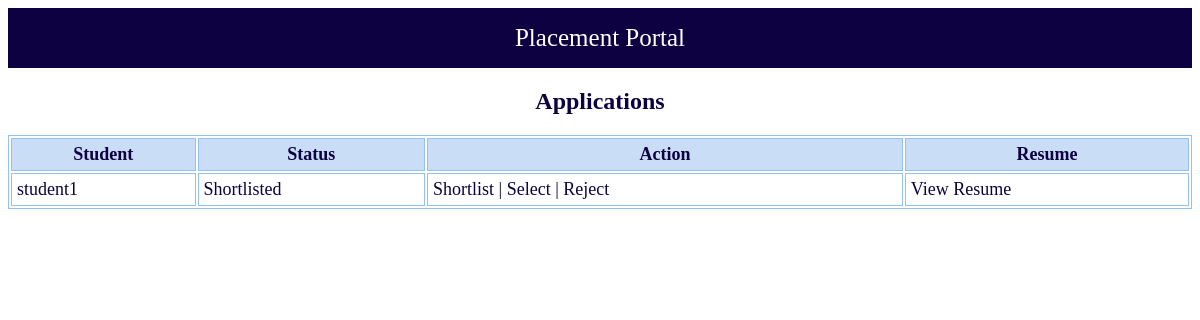
The app's page /company/applications/1 (signed in), older data.
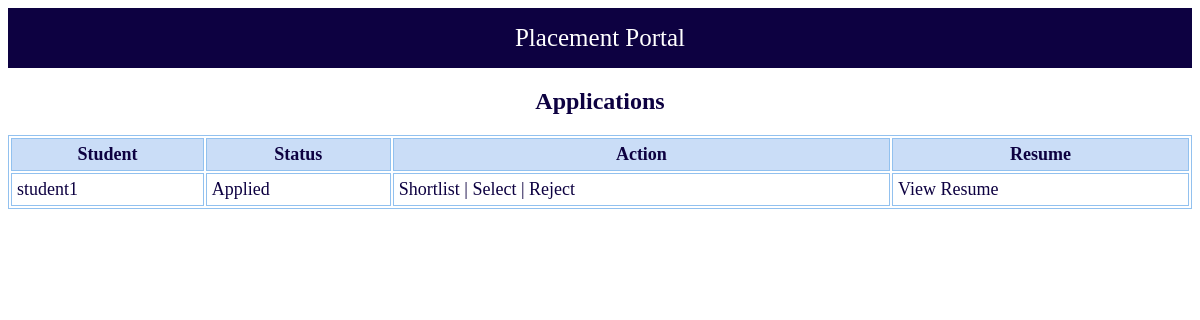
The same page, newer data.
### tables this page shows
CREATE TABLE applications(
        id INTEGER PRIMARY KEY AUTOINCREMENT,
        student_id INTEGER NOT NULL,
        drive_id INTEGER NOT NULL,
        status TEXT NOT NULL DEFAULT 'Applied',
        UNIQUE(student_id, drive_id),
        FOREIGN KEY(student_id) REFERENCES students(id) ON DELETE CASCADE,
        FOREIGN KEY(drive_id) REFERENCES drives(id) ON DELETE CASCADE
    );

CREATE TABLE students(
        id INTEGER PRIMARY KEY AUTOINCREMENT,
        name TEXT NOT NULL,
        email TEXT UNIQUE NOT NULL,
        password TEXT NOT NULL,
        contact TEXT,
        resume TEXT,
        status TEXT NOT NULL DEFAULT 'active'
    );

### app.py (the view)
@app.route("/company/applications/<int:drive_id>")
def company_applications(drive_id):
    if "company" not in session:
        return redirect("/")
    db = get_db()
    apps = db.execute("""
    SELECT applications.*,
           students.name,
           students.resume,
           drives.job_title
    FROM applications
    JOIN students ON applications.student_id = students.id
    JOIN drives ON applications.drive_id = drives.id
    WHERE drives.company_id=?
    AND drives.id=?
    AND students.status != 'blacklisted'
    """, (session["company"], drive_id)).fetchall()
    return render_template("company/applications.html", apps=apps)

### database.py (called while the page is built)
def get_db():
    conn = sqlite3.connect("placement.db")
    conn.row_factory = sqlite3.Row
    return conn

### templates/company/applications.html
{% extends "base.html" %}
{% block content %}
<h2>Applications</h2>
<table class="table-border">
    <tr>
        <th>Student</th>
        <th>Status</th>
        <th>Action</th>
        <th>Resume</th>
    </tr>
    {% for a in apps %}
    <tr>
        <td>{{ a.name }}</td>
        <td>{{ a.status }}</td>
        <td>
            <a href="/company/update_status/{{ a.id }}/Shortlisted">Shortlist</a> |
            <a href="/company/update_status/{{ a.id }}/Selected">Select</a> |
            <a href="/company/update_status/{{ a.id }}/Rejected">Reject</a>
        </td>
        <td>
            {% if a.resume %}
            <a href="{{ a.resume }}" target="_blank">View Resume</a>
            {% else %}
            No Resume
            {% endif %}
        </td>
    </tr>
    {% endfor %}
</table>
{% endblock %}

Row changes from the older to the newer data that the page shows:
changed applications "student1": status "Shortlisted" → "Applied"
